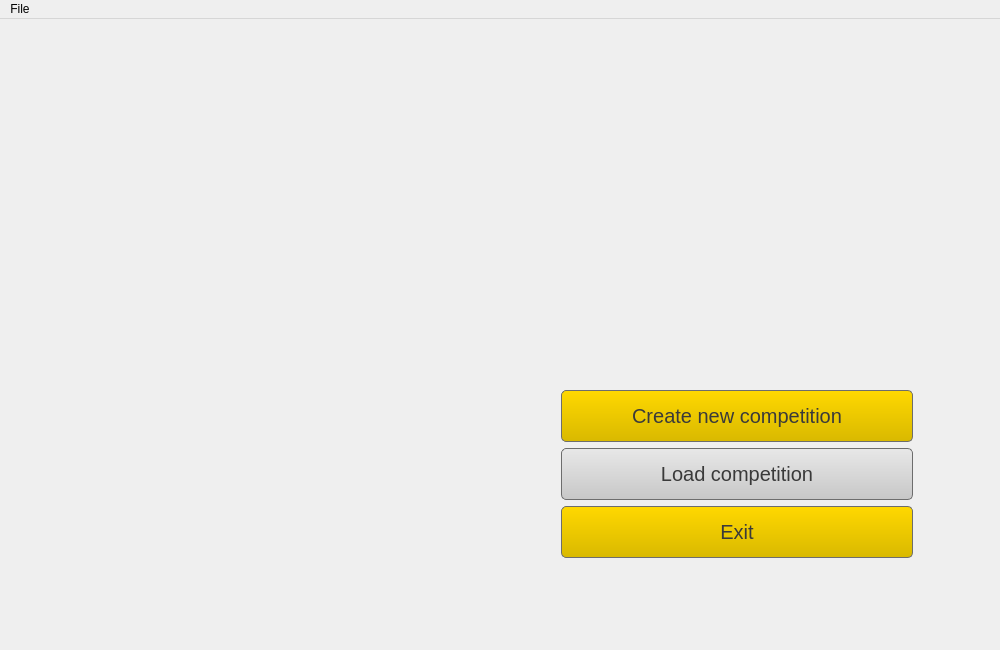
<?xml version="1.0" encoding="UTF-8"?>
<ui version="4.0">
 <class>MainWindow</class>
 <widget class="QMainWindow" name="MainWindow">
  <property name="geometry">
   <rect>
    <x>0</x>
    <y>0</y>
    <width>1000</width>
    <height>650</height>
   </rect>
  </property>
  <property name="sizePolicy">
   <sizepolicy hsizetype="Fixed" vsizetype="Fixed">
    <horstretch>0</horstretch>
    <verstretch>0</verstretch>
   </sizepolicy>
  </property>
  <property name="minimumSize">
   <size>
    <width>1000</width>
    <height>650</height>
   </size>
  </property>
  <property name="maximumSize">
   <size>
    <width>1000</width>
    <height>650</height>
   </size>
  </property>
  <property name="mouseTracking">
   <bool>false</bool>
  </property>
  <property name="windowTitle">
   <string>Football Editor 16</string>
  </property>
  <property name="autoFillBackground">
   <bool>false</bool>
  </property>
  <property name="styleSheet">
   <string notr="true">#MainWindow {
	background: url(:/menu_background.png)  no-repeat center center fixed;
}</string>
  </property>
  <property name="animated">
   <bool>true</bool>
  </property>
  <property name="isVisible" stdset="0">
   <bool>false</bool>
  </property>
  <widget class="QWidget" name="centralWidget">
   <widget class="QWidget" name="layoutWidget">
    <property name="geometry">
     <rect>
      <x>550</x>
      <y>360</y>
      <width>351</width>
      <height>191</height>
     </rect>
    </property>
    <layout class="QVBoxLayout" name="verticalLayout_2">
     <property name="sizeConstraint">
      <enum>QLayout::SetMinimumSize</enum>
     </property>
     <item>
      <widget class="QPushButton" name="btnNewComp">
       <property name="enabled">
        <bool>true</bool>
       </property>
       <property name="sizePolicy">
        <sizepolicy hsizetype="Fixed" vsizetype="Fixed">
         <horstretch>0</horstretch>
         <verstretch>0</verstretch>
        </sizepolicy>
       </property>
       <property name="minimumSize">
        <size>
         <width>0</width>
         <height>0</height>
        </size>
       </property>
       <property name="font">
        <font>
         <pointsize>-1</pointsize>
        </font>
       </property>
       <property name="cursor">
        <cursorShape>PointingHandCursor</cursorShape>
       </property>
       <property name="styleSheet">
        <string notr="true">QPushButton { 
	border: 1px solid #6d6d6d transparent;
	background: qlineargradient(x1: 0, y1: 1, x2: 0, y2: 0,  stop: 0 #d9b900, stop: 1 #ffd800);
	border-radius: 5px;
	color: #3a3a3a;
	font-size: 20px;
	height: 50px;
	width: 350px;
}

QPushButton:hover { 
	background-color: #ffd800;
}

QPushButton:pressed {
	background-color: #d9b900;
}</string>
       </property>
       <property name="text">
        <string>Create new competition</string>
       </property>
       <property name="checkable">
        <bool>false</bool>
       </property>
       <property name="autoRepeat">
        <bool>false</bool>
       </property>
       <property name="autoExclusive">
        <bool>false</bool>
       </property>
       <property name="default">
        <bool>false</bool>
       </property>
       <property name="flat">
        <bool>false</bool>
       </property>
      </widget>
     </item>
     <item>
      <widget class="QPushButton" name="btnLoadComp">
       <property name="enabled">
        <bool>false</bool>
       </property>
       <property name="sizePolicy">
        <sizepolicy hsizetype="Fixed" vsizetype="Fixed">
         <horstretch>0</horstretch>
         <verstretch>0</verstretch>
        </sizepolicy>
       </property>
       <property name="minimumSize">
        <size>
         <width>0</width>
         <height>0</height>
        </size>
       </property>
       <property name="font">
        <font>
         <pointsize>-1</pointsize>
        </font>
       </property>
       <property name="cursor">
        <cursorShape>PointingHandCursor</cursorShape>
       </property>
       <property name="styleSheet">
        <string notr="true">QPushButton { 
	border: 1px solid #6d6d6d transparent;
	background: qlineargradient(x1: 0, y1: 1, x2: 0, y2: 0,  stop: 0 #c7c7c7, stop: 1 #e8e8e8);
	border-radius: 5px;
	color: #3a3a3a;
	font-size: 20px;
	height: 50px;
	width: 350px;
}

QPushButton:hover { 
	background-color: #ffd800;
}

QPushButton:pressed {
	background-color: #d9b900;
}</string>
       </property>
       <property name="text">
        <string>Load competition</string>
       </property>
       <property name="autoDefault">
        <bool>false</bool>
       </property>
       <property name="default">
        <bool>false</bool>
       </property>
       <property name="flat">
        <bool>false</bool>
       </property>
      </widget>
     </item>
     <item>
      <widget class="QPushButton" name="btnExit">
       <property name="enabled">
        <bool>true</bool>
       </property>
       <property name="sizePolicy">
        <sizepolicy hsizetype="Fixed" vsizetype="Fixed">
         <horstretch>0</horstretch>
         <verstretch>0</verstretch>
        </sizepolicy>
       </property>
       <property name="minimumSize">
        <size>
         <width>0</width>
         <height>0</height>
        </size>
       </property>
       <property name="font">
        <font>
         <pointsize>-1</pointsize>
        </font>
       </property>
       <property name="cursor">
        <cursorShape>PointingHandCursor</cursorShape>
       </property>
       <property name="styleSheet">
        <string notr="true">QPushButton { 
	border: 1px solid #6d6d6d transparent;
	background: qlineargradient(x1: 0, y1: 1, x2: 0, y2: 0,  stop: 0 #d9b900, stop: 1 #ffd800);
	border-radius: 5px;
	color: #3a3a3a;
	font-size: 20px;
	height: 50px;
	width: 350px;
}

QPushButton:hover { 
	background-color: #ffd800;
}

QPushButton:pressed {
	background-color: #d9b900;
}</string>
       </property>
       <property name="text">
        <string>Exit</string>
       </property>
       <property name="default">
        <bool>true</bool>
       </property>
      </widget>
     </item>
    </layout>
   </widget>
  </widget>
  <widget class="QMenuBar" name="menuBar">
   <property name="geometry">
    <rect>
     <x>0</x>
     <y>0</y>
     <width>1000</width>
     <height>25</height>
    </rect>
   </property>
   <widget class="QMenu" name="menuFile">
    <property name="title">
     <string>File</string>
    </property>
    <addaction name="actionFile"/>
   </widget>
   <addaction name="menuFile"/>
  </widget>
  <action name="actionFile">
   <property name="text">
    <string>File</string>
   </property>
  </action>
 </widget>
 <layoutdefault spacing="6" margin="11"/>
 <resources/>
 <connections/>
</ui>
